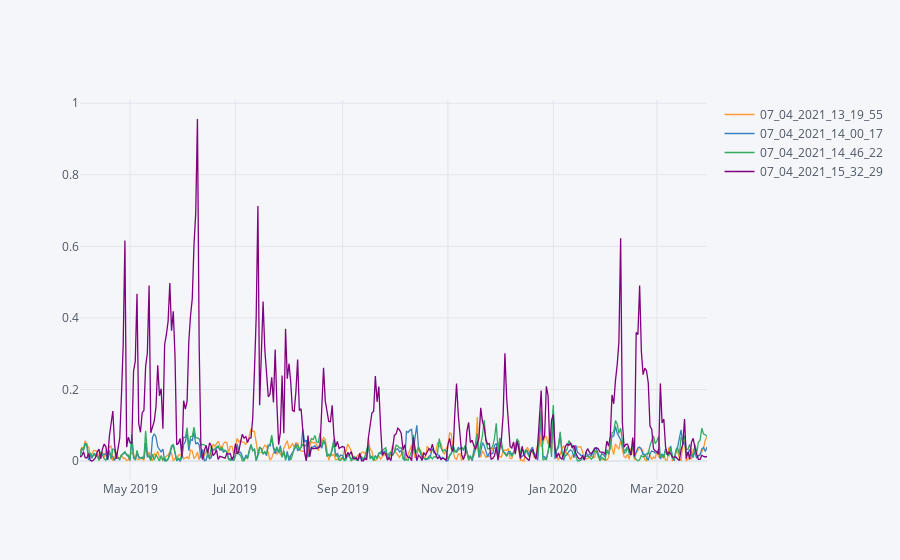

Here is the notebook cell this chart was saved with:
### Code cell
error_tot.iplot()

### Figure 1 — Plotly figure (JSON) as saved in the notebook; plotly's stock layout.template omitted (floating-point values rounded to 4 significant figures; data arrays with more than 128 entries replaced by an {"elided": "..."} marker saying what was removed)
{"data": [{"line": {"color": "rgba(255, 153, 51, 1.0)", "dash": "solid", "shape": "linear", "width": 1.3}, "mode": "lines", "name": "07_04_2021_13_19_55", "text": "", "type": "scatter", "x": {"elided": "364 str values"}, "y": {"elided": "364 float values"}}, {"line": {"color": "rgba(55, 128, 191, 1.0)", "dash": "solid", "shape": "linear", "width": 1.3}, "mode": "lines", "name": "07_04_2021_14_00_17", "text": "", "type": "scatter", "x": {"elided": "364 str values"}, "y": {"elided": "364 float values"}}, {"line": {"color": "rgba(50, 171, 96, 1.0)", "dash": "solid", "shape": "linear", "width": 1.3}, "mode": "lines", "name": "07_04_2021_14_46_22", "text": "", "type": "scatter", "x": {"elided": "364 str values"}, "y": {"elided": "364 float values"}}, {"line": {"color": "rgba(128, 0, 128, 1.0)", "dash": "solid", "shape": "linear", "width": 1.3}, "mode": "lines", "name": "07_04_2021_15_32_29", "text": "", "type": "scatter", "x": {"elided": "364 str values"}, "y": {"elided": "364 float values"}}], "layout": {"legend": {"bgcolor": "#F5F6F9", "font": {"color": "#4D5663"}}, "paper_bgcolor": "#F5F6F9", "plot_bgcolor": "#F5F6F9", "title": {"font": {"color": "#4D5663"}}, "xaxis": {"gridcolor": "#E1E5ED", "showgrid": true, "tickfont": {"color": "#4D5663"}, "title": {"font": {"color": "#4D5663"}, "text": ""}, "zerolinecolor": "#E1E5ED"}, "yaxis": {"gridcolor": "#E1E5ED", "showgrid": true, "tickfont": {"color": "#4D5663"}, "title": {"font": {"color": "#4D5663"}, "text": ""}, "zerolinecolor": "#E1E5ED"}}}
